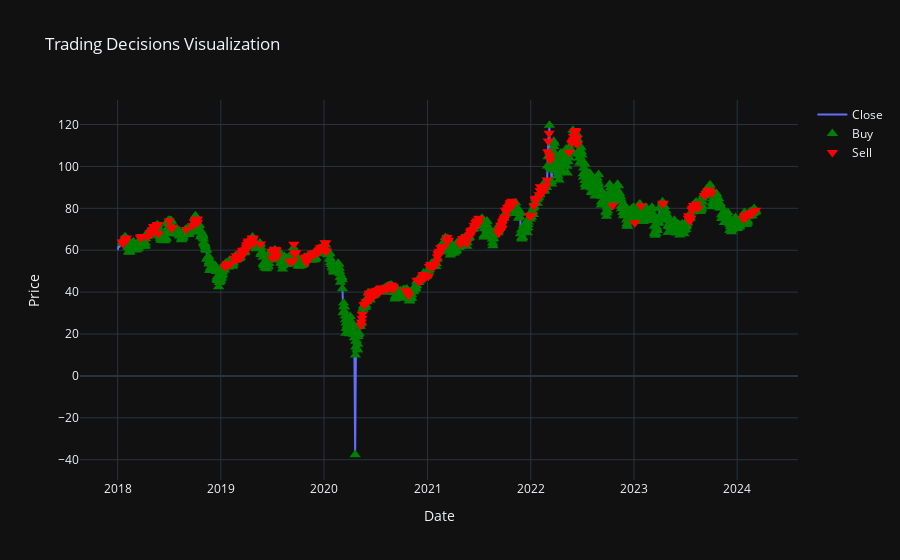

The notebook cell saved with this chart:
### Code cell
import plotly.graph_objects as go

# Assuming `df` is your DataFrame with columns 'Close' for closing prices
# and 'Decision' for buy/sell decisions

fig = go.Figure()

prices = df_test['close'].values

# Add the closing prices line
fig.add_trace(go.Scatter(x=df_test.index, y=df_test['close'], mode='lines', name='Close'))

# Highlight buy decisions
fig.add_trace(go.Scatter(x=df_test.index[long_ticks], 
                         y=prices[long_ticks],
                         mode='markers', name='Buy', marker=dict(color='green', size=10, symbol='triangle-up')))

# Highlight sell decisions
fig.add_trace(go.Scatter(x=df_test.index[short_ticks], 
                         y=prices[short_ticks],
                         mode='markers', name='Sell', marker=dict(color='red', size=10, symbol='triangle-down')))

# Update layout for better readability
fig.update_layout(title='Trading Decisions Visualization', xaxis_title='Date', yaxis_title='Price', hovermode='closest')

fig.show()

### Figure 1 — Plotly figure (JSON) as saved in the notebook; plotly's stock layout.template omitted (floating-point values rounded to 4 significant figures; data arrays with more than 128 entries replaced by an {"elided": "..."} marker saying what was removed)
{"data": [{"mode": "lines", "name": "Close", "x": {"elided": "1695 str values"}, "y": {"elided": "1695 float values"}, "type": "scatter"}, {"marker": {"color": "green", "size": 10, "symbol": "triangle-up"}, "mode": "markers", "name": "Buy", "x": {"elided": "1386 str values"}, "y": {"elided": "1386 float values"}, "type": "scatter"}, {"marker": {"color": "red", "size": 10, "symbol": "triangle-down"}, "mode": "markers", "name": "Sell", "x": {"elided": "295 str values"}, "y": {"elided": "295 float values"}, "type": "scatter"}], "layout": {"title": {"text": "Trading Decisions Visualization"}, "xaxis": {"title": {"text": "Date"}}, "yaxis": {"title": {"text": "Price"}}, "hovermode": "closest"}}
